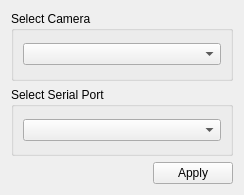
<?xml version="1.0" encoding="UTF-8"?>
<ui version="4.0">
 <class>SettingWidget</class>
 <widget class="QWidget" name="SettingWidget">
  <property name="geometry">
   <rect>
    <x>0</x>
    <y>0</y>
    <width>244</width>
    <height>195</height>
   </rect>
  </property>
  <property name="windowTitle">
   <string>Form</string>
  </property>
  <layout class="QVBoxLayout" name="verticalLayout">
   <item>
    <widget class="QGroupBox" name="selectBox_2">
     <property name="title">
      <string>Select Camera</string>
     </property>
     <layout class="QGridLayout" name="gridLayout_2">
      <item row="0" column="0">
       <widget class="QComboBox" name="cameraListBox"/>
      </item>
     </layout>
    </widget>
   </item>
   <item>
    <widget class="QGroupBox" name="selectBox">
     <property name="title">
      <string>Select Serial Port</string>
     </property>
     <layout class="QGridLayout" name="gridLayout">
      <item row="0" column="0">
       <widget class="QComboBox" name="serialPortListBox"/>
      </item>
     </layout>
    </widget>
   </item>
   <item>
    <layout class="QHBoxLayout" name="horizontalLayout">
     <item>
      <spacer name="horizontalSpacer">
       <property name="orientation">
        <enum>Qt::Horizontal</enum>
       </property>
       <property name="sizeHint" stdset="0">
        <size>
         <width>96</width>
         <height>20</height>
        </size>
       </property>
      </spacer>
     </item>
     <item>
      <widget class="QPushButton" name="applyButton">
       <property name="text">
        <string>Apply</string>
       </property>
      </widget>
     </item>
    </layout>
   </item>
  </layout>
 </widget>
 <resources/>
 <connections/>
</ui>
